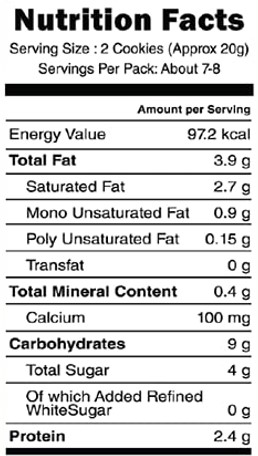
#> input picture sample_images/nf90.jpg, 258 x 456 px
$ python updatingPipeLine.py
#> lines starting #> are read from the running program, lines starting #| are printed output that depends on the picture; after the words box and inside, x2 and y2 are one past the last pixel; in counts of white or black regions, pixels touching at a corner belong together
### preprocessing.py
import re
import pandas as pd
import cv2 as cv
from matplotlib import pyplot as plt
import numpy as np
import pytesseract
from pytesseract import Output
import csv
import os
from itertools import zip_longest
from sklearn.metrics import mean_absolute_percentage_error, mean_absolute_error


# function to convert image to grayscale
def get_grayscale(image):
    return cv.cvtColor(image, cv.COLOR_BGR2GRAY)


# [69 lines left out: functions boundingboxes, returnoutput, not called in this run]


"-------------------------------------------------------------------"

"------------------EDIT FOR updatingPipeLine------------------------"
# [155 lines left out: functions preprocess_image, extract_nutrition_info, count_characters, process_images, process_images_individual, not called in this run]


"---------------------Compare CSV---------------------------------"


# [84 lines left out: functions read_csv_file, compare_csv_files, print_comparison_results, not called in this run]


"----------------------------Count Individual Characters-----------------------------------"


# [171 lines left out: functions smape, count_chars, count_chars_in_file, compare_individual_csv_files, print_individual_count, not called in this run]


"------------------------ADAPTIVE GAMMA CORRECTION-----------------------"

# [44 lines left out: function adaptive_gamma_correction, not called in this run]


def adaptive_gamma_correction_with_otsu(image, block_size=16, gamma=1.0):
    # Convert the image to grayscale
    gray = cv.cvtColor(image, cv.COLOR_BGR2GRAY)

    # Divide the image into blocks
    blocks = []
    for i in range(0, gray.shape[0], block_size):
        for j in range(0, gray.shape[1], block_size):
            block = gray[i : i + block_size, j : j + block_size]
            blocks.append(block)

    # Apply Otsu's thresholding to each block and calculate the gamma-corrected image
    gamma_corrected_blocks = []
    for block in blocks:
        # Apply Otsu's thresholding to the block
        _, thresholded_block = cv.threshold(
            block, 0, 255, cv.THRESH_BINARY + cv.THRESH_OTSU
        )

        # Calculate the histogram of the thresholded block
        hist, _ = np.histogram(thresholded_block, bins=256, range=(0, 256))

        # Calculate the cumulative distribution function of the thresholded block
        cdf = hist.cumsum()

        # Normalize the cumulative distribution function
        cdf_normalized = cdf / cdf[-1]

        # Calculate the gamma-corrected lookup table for the thresholded block
        inv_gamma = 1.0 / gamma
        table = np.array(
            [((i / 255.0) ** inv_gamma) * 255 for i in np.arange(0, 256)]
        ).astype("uint8")

        # Apply the gamma-corrected lookup table to the thresholded block
        gamma_corrected_block = cv.LUT(thresholded_block, table)

        # Add the gamma-corrected block to the list of gamma-corrected blocks
        gamma_corrected_blocks.append(gamma_corrected_block)

    # Assemble the gamma-corrected image by merging the gamma-corrected blocks
    gamma_corrected_image = np.zeros_like(gray)
    block_index = 0
    for i in range(0, gray.shape[0], block_size):
        for j in range(0, gray.shape[1], block_size):
            gamma_corrected_block = gamma_corrected_blocks[block_index]
            gamma_corrected_image[
                i : i + block_size, j : j + block_size
            ] = gamma_corrected_block
            block_index += 1

    return gamma_corrected_image

"Convert String to Dictionary"
# [18 lines left out: function string_to_dict, not called in this run]

### updatingPipeLine.py
import pytesseract
import cv2
import numpy as np
import preprocessing as prep
import pandas as pd
import re
from collections import Counter

image = cv2.imread("./sample_images/nf90.jpg")
#> image is the input picture: shape (456, 258, 3); mean B, G, R 209, 209, 208.9
image = cv2.resize(image, (400, 400))
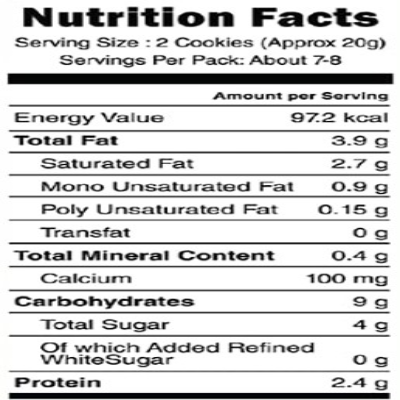
#> image: shape (400, 400, 3); mean B, G, R 209, 209, 208.9

# gray = cv2.cvtColor(np.array(image), cv2.COLOR_BGR2GRAY)
adap_gama = prep.adaptive_gamma_correction_with_otsu(image)
#> after the loop in adaptive_gamma_correction_with_otsu, `for i in range(0, gray.shape[0], block_size):`: blocks = 625 items
#> after the loop in adaptive_gamma_correction_with_otsu, `for i in range(0, gray.shape[0], block_size):`:
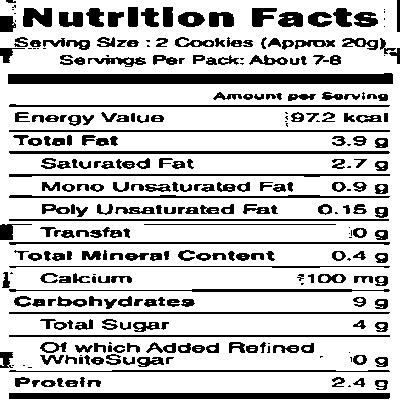
#> gamma_corrected_image: shape (400, 400); 76.9% white; 306 black regions (48 under 20 px), largest, box (x1, y1, x2, y2) and area: (8, 73, 393, 84) 3858, (9, 393, 390, 399) 2285, (9, 151, 390, 154) 1140
#> after the loop in adaptive_gamma_correction_with_otsu, `for i in range(0, gray.shape[0], block_size):`: block_index = 625
# cv2.imshow("adapt",adap_gama)
thresh = cv2.threshold(adap_gama, 0, 255, cv2.THRESH_BINARY | cv2.THRESH_OTSU)[1]
# cv2.imshow("thresh", thresh)
#> (the run stopped early here; a loop or call above may not have finished)

$ run again, with sample_images/nf157.jpg copied over sample_images/nf90.jpg
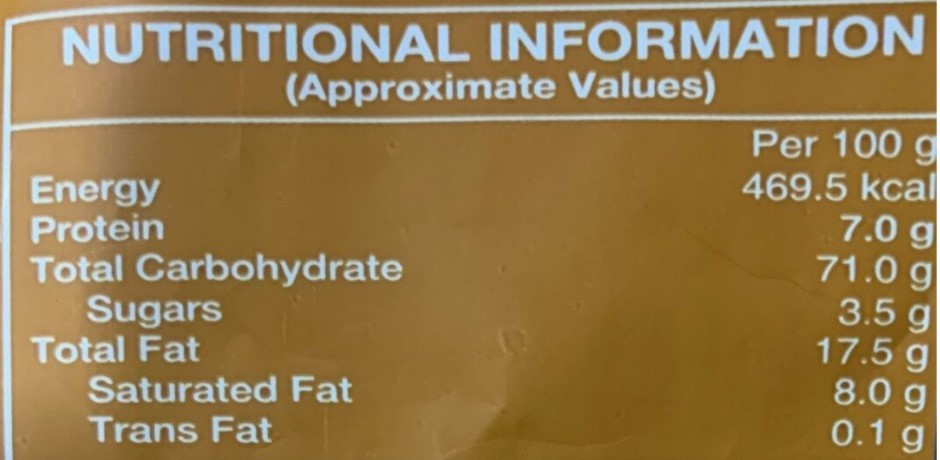
#> input picture sample_images/nf157.jpg, 940 x 460 px
#> image is the input picture: shape (460, 940, 3); mean B, G, R 74.5, 120.6, 147.6
#> image: shape (400, 400, 3)
#> in adaptive_gamma_correction_with_otsu, `gray = cv.cvtColor(image, cv.COLOR_BGR2GRAY)`:
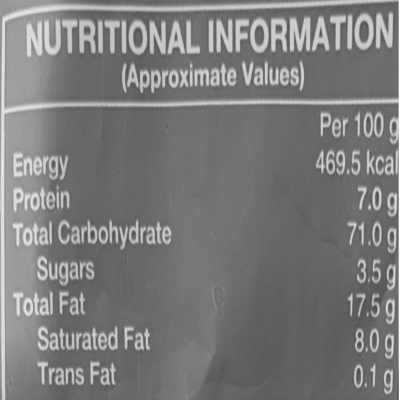
#> gray: shape (400, 400); min 73, max 255, mean 123.3
#> after the loop in adaptive_gamma_correction_with_otsu, `for i in range(0, gray.shape[0], block_size):`: blocks = 625 items
#> after the loop in adaptive_gamma_correction_with_otsu, `for i in range(0, gray.shape[0], block_size):`:
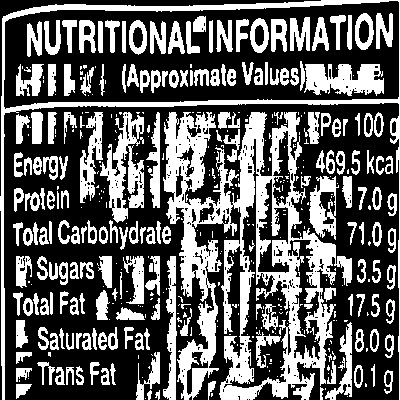
#> gamma_corrected_image: shape (400, 400); 38% white; 441 white regions (249 under 20 px), largest, box (x1, y1, x2, y2) and area: (163, 112, 352, 400) 20183, (0, 0, 400, 400) 5752, (100, 112, 144, 223) 2215
#> after the loop in adaptive_gamma_correction_with_otsu, `for i in range(0, gray.shape[0], block_size):`: block_index = 625

$ run again, with sample_images/nf37.jpg copied over sample_images/nf90.jpg
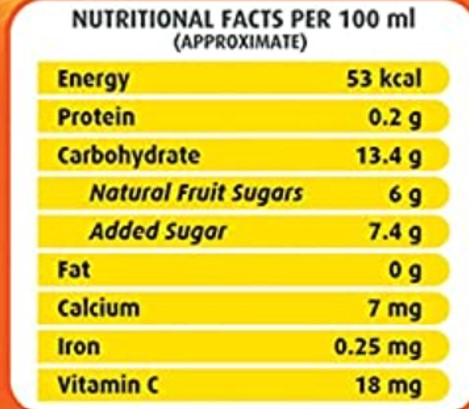
#> input picture sample_images/nf37.jpg, 469 x 409 px
#> image is the input picture: shape (409, 469, 3); mean B, G, R 90.7, 214.6, 232.6
#> image: shape (400, 400, 3)
#> in adaptive_gamma_correction_with_otsu, `gray = cv.cvtColor(image, cv.COLOR_BGR2GRAY)`:
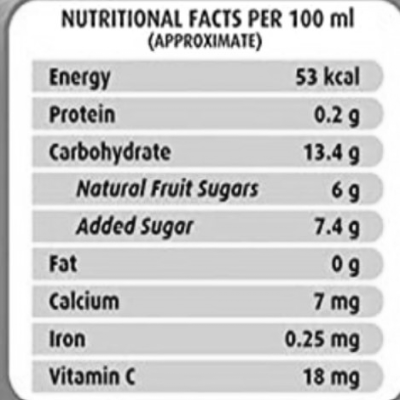
#> gray: shape (400, 400); min 1, max 255, mean 205.8
#> after the loop in adaptive_gamma_correction_with_otsu, `for i in range(0, gray.shape[0], block_size):`: blocks = 625 items
#> after the loop in adaptive_gamma_correction_with_otsu, `for i in range(0, gray.shape[0], block_size):`:
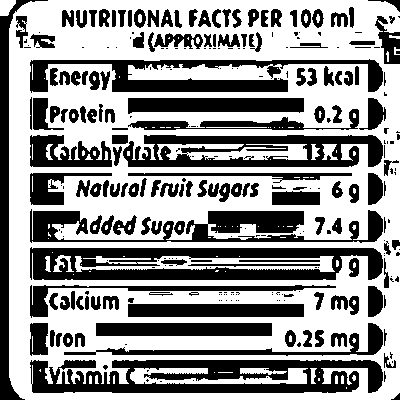
#> gamma_corrected_image: shape (400, 400); 58.2% white; 291 black regions (139 under 20 px), largest, box (x1, y1, x2, y2) and area: (30, 360, 383, 393) 7923, (30, 247, 383, 280) 7550, (123, 135, 383, 167) 5291
#> after the loop in adaptive_gamma_correction_with_otsu, `for i in range(0, gray.shape[0], block_size):`: block_index = 625

$ run again, with sample_images/nf47.jpg copied over sample_images/nf90.jpg
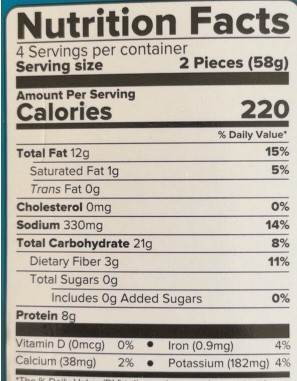
#> input picture sample_images/nf47.jpg, 297 x 381 px
#> image is the input picture: shape (381, 297, 3); mean B, G, R 167.5, 177.5, 183.4
#> image: shape (400, 400, 3)
#> in adaptive_gamma_correction_with_otsu, `gray = cv.cvtColor(image, cv.COLOR_BGR2GRAY)`:
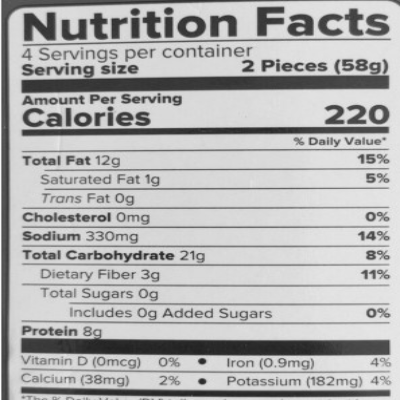
#> gray: shape (400, 400); min 33, max 251, mean 178
#> after the loop in adaptive_gamma_correction_with_otsu, `for i in range(0, gray.shape[0], block_size):`: blocks = 625 items
#> after the loop in adaptive_gamma_correction_with_otsu, `for i in range(0, gray.shape[0], block_size):`:
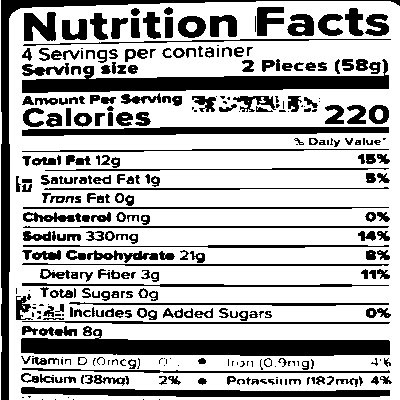
#> gamma_corrected_image: shape (400, 400); 69.3% white; 343 black regions (91 under 20 px), largest, box (x1, y1, x2, y2) and area: (21, 329, 390, 356) 5708, (22, 59, 389, 93) 5044, (1, 0, 400, 400) 4602
#> after the loop in adaptive_gamma_correction_with_otsu, `for i in range(0, gray.shape[0], block_size):`: block_index = 625
